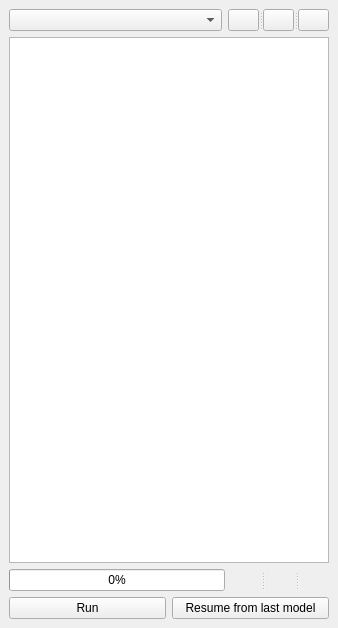
<?xml version="1.0" encoding="UTF-8"?>
<ui version="4.0">
 <class>ValidationDockWidget</class>
 <widget class="QDockWidget" name="ValidationDockWidget">
  <property name="geometry">
   <rect>
    <x>0</x>
    <y>0</y>
    <width>338</width>
    <height>628</height>
   </rect>
  </property>
  <property name="windowTitle">
   <string>&amp;DSGTools: Geospatial Data Quality Assurance Toolbox</string>
  </property>
  <widget class="QWidget" name="dockWidgetContents">
   <layout class="QGridLayout" name="gridLayout">
    <item row="0" column="0" colspan="2">
     <layout class="QHBoxLayout" name="horizontalLayout">
      <item>
       <widget class="QComboBox" name="comboBox"/>
      </item>
      <item>
       <widget class="QSplitter" name="splitter">
        <property name="sizePolicy">
         <sizepolicy hsizetype="Minimum" vsizetype="Minimum">
          <horstretch>0</horstretch>
          <verstretch>0</verstretch>
         </sizepolicy>
        </property>
        <property name="orientation">
         <enum>Qt::Horizontal</enum>
        </property>
        <widget class="QPushButton" name="addPushButton">
         <property name="maximumSize">
          <size>
           <width>31</width>
           <height>33</height>
          </size>
         </property>
         <property name="text">
          <string/>
         </property>
         <property name="icon">
          <iconset resource="../../../../resources.qrc">
           <normaloff>:/plugins/DsgTools/icons/plus.png</normaloff>:/plugins/DsgTools/icons/plus.png</iconset>
         </property>
         <property name="flat">
          <bool>false</bool>
         </property>
        </widget>
        <widget class="QPushButton" name="editPushButton">
         <property name="maximumSize">
          <size>
           <width>31</width>
           <height>33</height>
          </size>
         </property>
         <property name="text">
          <string/>
         </property>
         <property name="icon">
          <iconset resource="../../../../resources.qrc">
           <normaloff>:/plugins/DsgTools/icons/config.png</normaloff>:/plugins/DsgTools/icons/config.png</iconset>
         </property>
         <property name="flat">
          <bool>false</bool>
         </property>
        </widget>
        <widget class="QPushButton" name="removePushButton">
         <property name="maximumSize">
          <size>
           <width>31</width>
           <height>33</height>
          </size>
         </property>
         <property name="text">
          <string/>
         </property>
         <property name="icon">
          <iconset resource="../../../../resources.qrc">
           <normaloff>:/plugins/DsgTools/icons/remove.png</normaloff>:/plugins/DsgTools/icons/remove.png</iconset>
         </property>
         <property name="iconSize">
          <size>
           <width>16</width>
           <height>16</height>
          </size>
         </property>
         <property name="flat">
          <bool>false</bool>
         </property>
        </widget>
       </widget>
      </item>
     </layout>
    </item>
    <item row="1" column="0" colspan="2">
     <widget class="QTableWidget" name="tableWidget"/>
    </item>
    <item row="2" column="0" colspan="2">
     <layout class="QHBoxLayout" name="horizontalLayout_2">
      <item>
       <widget class="QProgressBar" name="progressBar">
        <property name="value">
         <number>0</number>
        </property>
       </widget>
      </item>
      <item>
       <widget class="QSplitter" name="splitter_2">
        <property name="orientation">
         <enum>Qt::Horizontal</enum>
        </property>
        <widget class="QPushButton" name="continuePushButton">
         <property name="sizePolicy">
          <sizepolicy hsizetype="Fixed" vsizetype="Fixed">
           <horstretch>0</horstretch>
           <verstretch>0</verstretch>
          </sizepolicy>
         </property>
         <property name="maximumSize">
          <size>
           <width>30</width>
           <height>32</height>
          </size>
         </property>
         <property name="text">
          <string/>
         </property>
         <property name="icon">
          <iconset resource="../../../../resources.qrc">
           <normaloff>:/plugins/DsgTools/icons/runModel.png</normaloff>:/plugins/DsgTools/icons/runModel.png</iconset>
         </property>
         <property name="flat">
          <bool>true</bool>
         </property>
        </widget>
        <widget class="QPushButton" name="pausePushButton">
         <property name="sizePolicy">
          <sizepolicy hsizetype="Fixed" vsizetype="Fixed">
           <horstretch>0</horstretch>
           <verstretch>0</verstretch>
          </sizepolicy>
         </property>
         <property name="maximumSize">
          <size>
           <width>30</width>
           <height>32</height>
          </size>
         </property>
         <property name="text">
          <string/>
         </property>
         <property name="icon">
          <iconset resource="../../../../resources.qrc">
           <normaloff>:/plugins/DsgTools/icons/pause.png</normaloff>:/plugins/DsgTools/icons/pause.png</iconset>
         </property>
         <property name="flat">
          <bool>true</bool>
         </property>
        </widget>
        <widget class="QPushButton" name="cancelPushButton">
         <property name="enabled">
          <bool>true</bool>
         </property>
         <property name="sizePolicy">
          <sizepolicy hsizetype="Fixed" vsizetype="Fixed">
           <horstretch>0</horstretch>
           <verstretch>0</verstretch>
          </sizepolicy>
         </property>
         <property name="maximumSize">
          <size>
           <width>30</width>
           <height>32</height>
          </size>
         </property>
         <property name="text">
          <string/>
         </property>
         <property name="icon">
          <iconset resource="../../../../resources.qrc">
           <normaloff>:/plugins/DsgTools/icons/remove_item.png</normaloff>:/plugins/DsgTools/icons/remove_item.png</iconset>
         </property>
         <property name="flat">
          <bool>true</bool>
         </property>
        </widget>
       </widget>
      </item>
     </layout>
    </item>
    <item row="3" column="0">
     <widget class="QPushButton" name="runPushButton">
      <property name="sizePolicy">
       <sizepolicy hsizetype="Minimum" vsizetype="Fixed">
        <horstretch>0</horstretch>
        <verstretch>0</verstretch>
       </sizepolicy>
      </property>
      <property name="minimumSize">
       <size>
        <width>0</width>
        <height>0</height>
       </size>
      </property>
      <property name="maximumSize">
       <size>
        <width>16777215</width>
        <height>16777215</height>
       </size>
      </property>
      <property name="text">
       <string>Run</string>
      </property>
      <property name="icon">
       <iconset resource="../../../../resources.qrc">
        <normaloff>:/plugins/DsgTools/icons/model_run.png</normaloff>:/plugins/DsgTools/icons/model_run.png</iconset>
      </property>
      <property name="flat">
       <bool>false</bool>
      </property>
     </widget>
    </item>
    <item row="3" column="1">
     <widget class="QPushButton" name="resumePushButton">
      <property name="sizePolicy">
       <sizepolicy hsizetype="Minimum" vsizetype="Fixed">
        <horstretch>0</horstretch>
        <verstretch>0</verstretch>
       </sizepolicy>
      </property>
      <property name="maximumSize">
       <size>
        <width>16777215</width>
        <height>16777215</height>
       </size>
      </property>
      <property name="text">
       <string>Resume from last model</string>
      </property>
      <property name="icon">
       <iconset resource="../../../../resources.qrc">
        <normaloff>:/plugins/DsgTools/icons/model_continue.png</normaloff>:/plugins/DsgTools/icons/model_continue.png</iconset>
      </property>
      <property name="flat">
       <bool>false</bool>
      </property>
     </widget>
    </item>
   </layout>
  </widget>
 </widget>
 <resources>
  <include location="../../../../resources.qrc"/>
 </resources>
 <connections/>
</ui>
